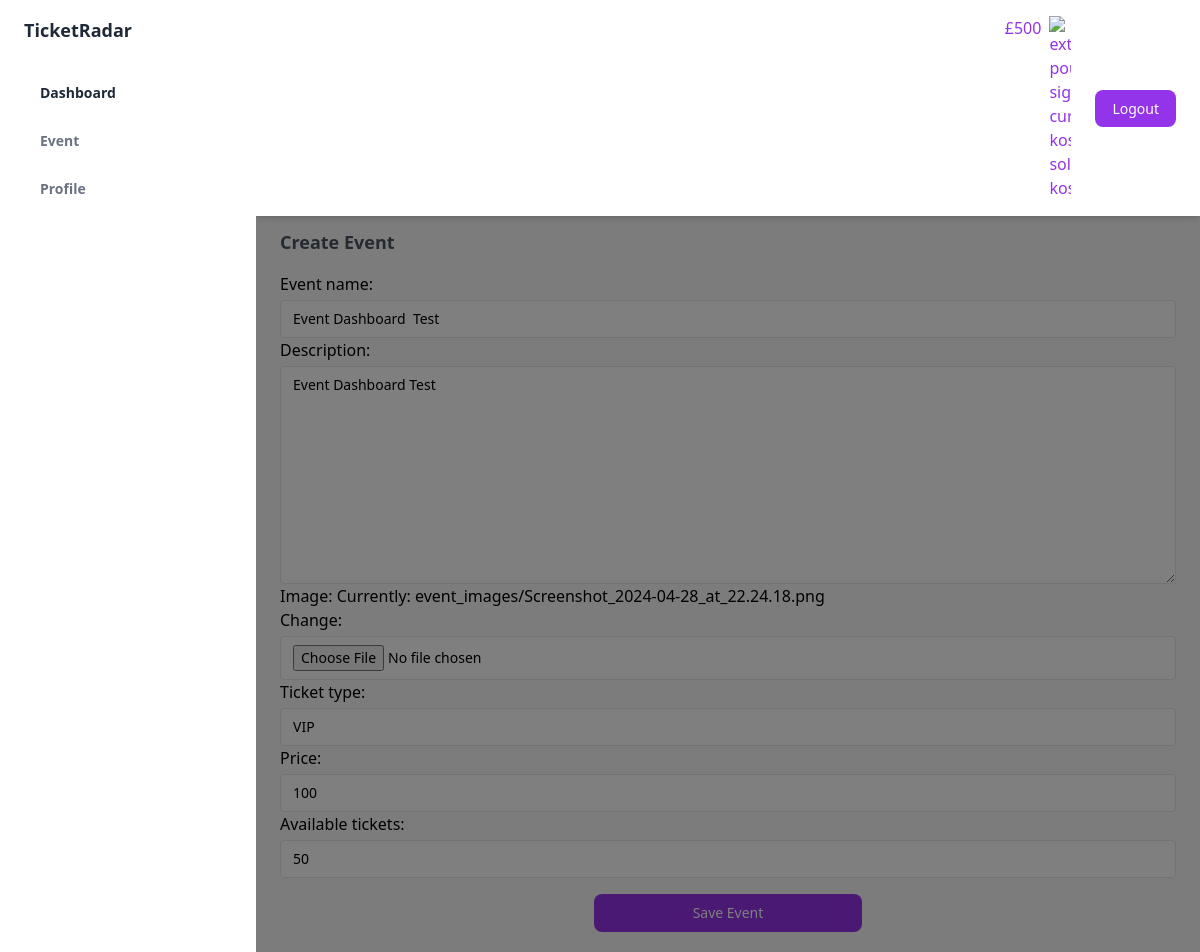
Page /update-event/2/ (signed in) on the committed database.
### account/models.py (models this page shows, shortened)
class Account(AbstractUser):
    is_event_organizer = models.BooleanField(default=False)
    amount = models.IntegerField(default=0)

### event/models.py (models this page shows, shortened)
class Event(models.Model):
    user = models.ForeignKey(Account, on_delete=models.CASCADE, blank=True, null=True)
    event_name = models.CharField(max_length=100)
    description = models.TextField()
    image = models.ImageField(upload_to='event_images/', blank=False, null=False)
    ticket_type = models.CharField(max_length=10, choices=EVENT_TYPES)
    available_tickets = models.IntegerField(default=50)
    price = models.IntegerField(blank=True, null=True)
    created = models.DateTimeField(auto_now_add=True)
    updated = models.DateTimeField(auto_now=True)

### event/views.py (the view)
# urls.py: path('update-event/<int:id>/',views.update_event,name='update_event'),
@login_required()
def update_event(request,id):
    if request.user.is_event_organizer:
        event = get_object_or_404(Event,id=id,user=request.user)
        if request.method == 'POST':
            form = EventForm(request.POST, request.FILES,instance=event)
            if form.is_valid():
                event = form.save(commit=False)  # Commit=False to delay saving to set the user field
                event.user = request.user
                event.save()
        else:
            form = EventForm(instance=event)
        return render(request, 'event/update_event.html', {'form': form})

### event/forms.py
class EventForm(forms.ModelForm):
    class Meta:
        model = Event
        fields = ['event_name', 'description', 'image', 'ticket_type','price','available_tickets']  # Assuming 'ticket_types' is the correct field name
    def __init__(self, *args, **kwargs):
        super(EventForm, self).__init__(*args, **kwargs)
        for field_name, field in self.fields.items():
            field.widget.attrs.update({
                'class': 'block w-full mt-1 text-sm dark:border-gray-600 dark:bg-gray-700 focus:border-purple-400 focus:outline-none focus:shadow-outline-purple dark:text-gray-300 dark:focus:shadow-outline-gray form-input',
                'placeholder': field.label
            })

### template/event/update_event.html (shortened to what this page needs)
{% extends 'base.html' %}
{% block content%}
<h4 class="my-3 mb-4 text-lg font-semibold text-gray-600 dark:text-gray-300">
  Create Event
</h4>
<form method="post" enctype='multipart/form-data'>
  {{form}}
  <div class="pb-5 flex justify-center">
    <button type="submit" class="block w-[30%] px-4 py-2 mt-4 text-sm font-medium leading-5 text-center text-white transition-colors duration-150 bg-purple-600 border border-transparent rounded-lg active:bg-purple-600 hover:bg-purple-700 focus:outline-none focus:shadow-outline-purple">
      Save Event
    </button>
  </div>
</form>
{%endblock%}

### template/base.html (shortened to what this page needs)
{%load static%}
<!DOCTYPE html>
<html :class="{ 'theme-dark': dark }" x-data="data()" lang="en">
<head>
  <link rel="stylesheet" href="{% static './assets/css/tailwind.output.css' %}" />
  <link rel="stylesheet" href="https://cdnjs.cloudflare.com/ajax/libs/Chart.js/2.9.3/Chart.min.css" />
  <script src="https://cdn.tailwindcss.com"></script>
</head>
<body>
  <div class="flex h-screen bg-gray-50 dark:bg-gray-900" :class="{ 'overflow-hidden': isSideMenuOpen }">
    <aside class="z-20 hidden w-64 overflow-y-auto bg-white dark:bg-gray-800 md:block flex-shrink-0">
      <div class="py-4 text-gray-500 dark:text-gray-400">
        <a class="ml-6 text-lg font-bold text-gray-800 dark:text-gray-200" href="#">
          TicketRadar
        </a>
        {% if request.user.is_authenticated%}
        <ul class="mt-6">
          <li class="relative px-6 py-3">
            <a class="inline-flex items-center w-full text-sm font-semibold text-gray-800 transition-colors duration-150 hover:text-gray-800 dark:hover:text-gray-200 dark:text-gray-100"
              href="/dashboard/">
              <span class="ml-4">Dashboard</span>
            </a>
          </li>
        </ul>
        <ul>
          <li class="relative px-6 py-3">
            <a class="inline-flex items-center w-full text-sm font-semibold transition-colors duration-150 hover:text-gray-800 dark:hover:text-gray-200"
              href="/event/">
              <span class="ml-4">Event</span>
            </a>
          </li>
          <li class="relative px-6 py-3">
            <a class="inline-flex items-center w-full text-sm font-semibold transition-colors duration-150 hover:text-gray-800 dark:hover:text-gray-200"
              href="/profile/">
              <span class="ml-4">Profile</span>
            </a>
          </li>
        </ul>
        {%endif%}
      </div>
    </aside>
    <div x-show="isSideMenuOpen" x-transition:enter="transition ease-in-out duration-150"
      x-transition:enter-start="opacity-0" x-transition:enter-end="opacity-100"
      x-transition:leave="transition ease-in-out duration-150" x-transition:leave-start="opacity-100"
      x-transition:leave-end="opacity-0"
      class="fixed inset-0 z-10 flex items-end bg-black bg-opacity-50 sm:items-center sm:justify-center"></div>
    <div class="flex flex-col flex-1 w-full">
      <header class="z-10 py-4 bg-white shadow-md dark:bg-gray-800">
        <div
          class="container flex items-center justify-between h-full px-6 mx-auto text-purple-600 dark:text-purple-300">
          <ul class="flex items-center flex-shrink-0 space-x-6">
            {% if request.user.is_authenticated %}
            <li class="flex gap-2">
              £{{request.user.amount}}
              <img width="22" height="22" src="https://img.icons8.com/external-kosonicon-solid-kosonicon/48/external-pound-sign-currency-kosonicon-solid-kosonicon.png" alt="external-pound-sign-currency-kosonicon-solid-kosonicon"/>
            </li>
            <li class="relative">
              <a href="/logout/"
                class="px-4 py-2 text-sm font-medium leading-5 text-white transition-colors duration-150 bg-purple-600 border border-transparent rounded-lg active:bg-purple-600 hover:bg-purple-700 focus:outline-none focus:shadow-outline-purple"
                @click="toggleProfileMenu" @keydown.escape="closeProfileMenu" aria-label="Account" aria-haspopup="true">
                Logout
              </a>
            </li>
            {%endif%}
          </ul>
        </div>
      </header>
      <main class="h-full overflow-y-auto">
        <div class="container px-6 mx-auto grid">
          {% block content%}
          {%endblock%}
        </div>
      </main>
    </div>
  </div>
</body>
</html>

### rows in the picture
Account: user.amount "500"
Event: event_name "Event Dashboard Test", description "Event Dashboard Test", ticket_type "VIP", price "100", available_tickets "50"
